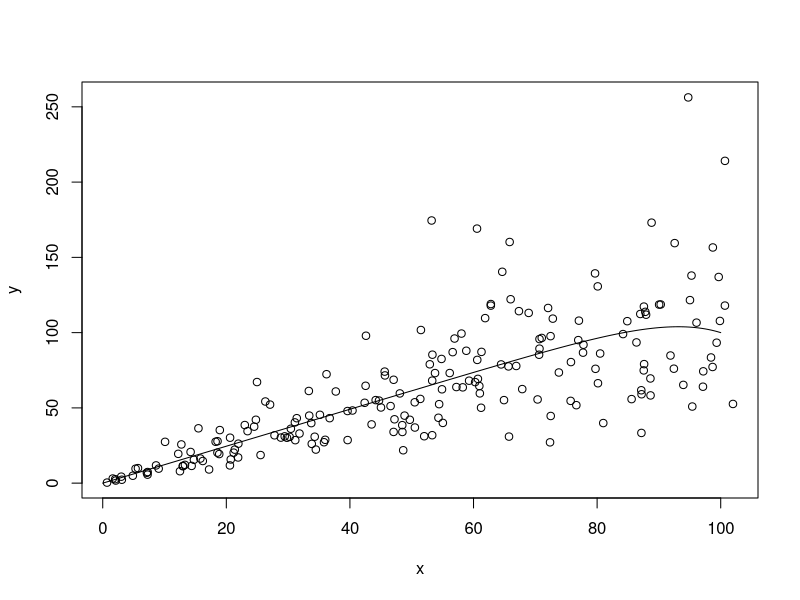
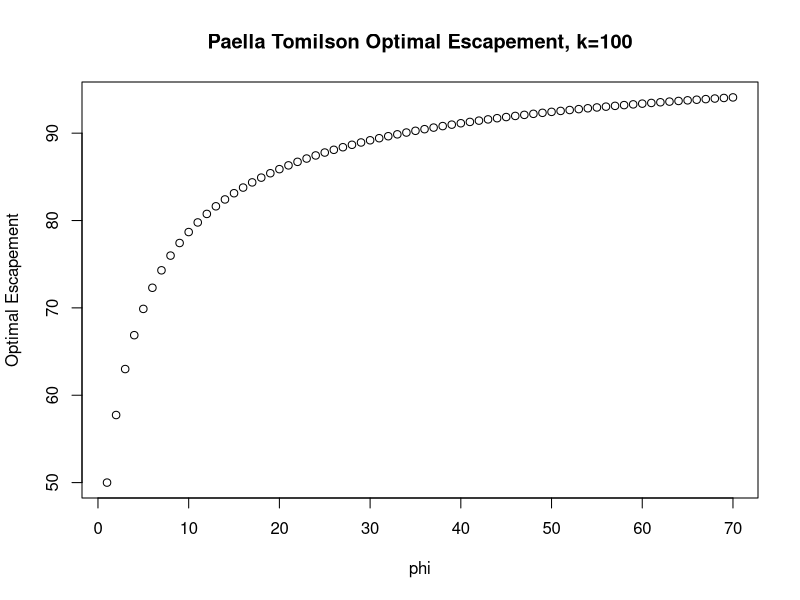
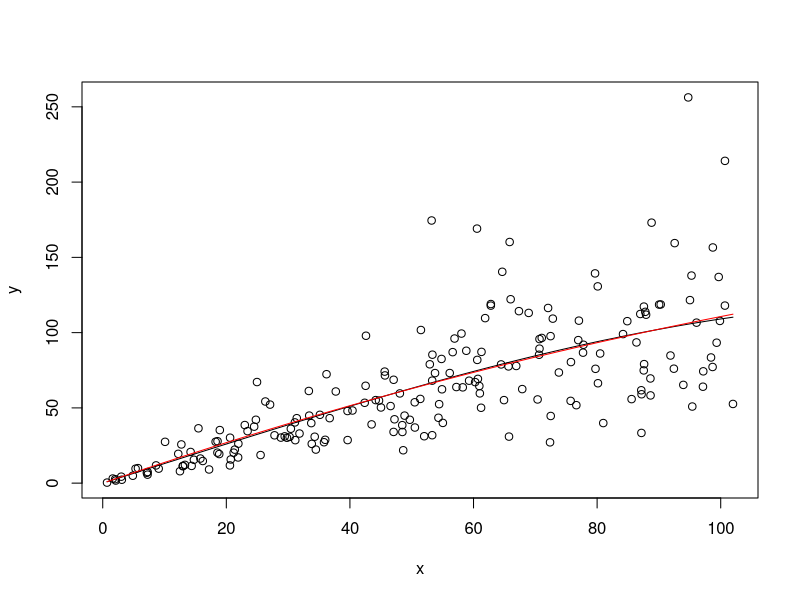

Reproduce these figures in R, in order.
## ---- chunk 1
knitr::opts_chunk$set(echo = TRUE)
## ---- chunk 2
### Pella-Tomlinson Surplus Production function 
  # (phi controls strength of weak allee effect phi=1 recovers logistic/schaeffer)
  PT = function(s, pars){
    r = pars[1]; k = pars[2]; phi = pars[3];
    y = s + r* (phi/(phi + 1)) *s*(1 - (s/k)^phi)
    return(y)
  }
## ---- chunk 3
  #parameters
    rho = 1       #discrete discount factor
    r = 0.25      #growth rate
    k = 100       #carying capacity
    sig = .4      #std of normal rv (for lognormal rvs)
    m = -.5*sig^2 #mean of normal rv such that lognomormal has mean 1
    phi = 10         #power in logistic function
    N=200
    parms = c(r,k,phi)
    
    #data (x = escapement, y = recruitment, z = random variable)
    x = runif(N,0,1.02*k)
    z = rlnorm(N,meanlog = m, sdlog = sig)
    #z = runif(N, .4,1.6) #use this for uniform data
    y = z*PT(x,parms)
    x1 = seq(0,k,length.out=N)
    y1 = PT(x1,parms)
  
  #plot data
    plot(x,y)
    lines(x1, y1)
## ---- chunk 4
  OptEscPT = k/r*(sqrt(rho*(1+r)) -1)
  OptEscL = k/(1+r)
  OptEscL = .5*k
  OptEscPTp = (1/(phi+1))^(1/phi) * k
## ---- chunk 5

##plot optimal escapement as a function of exponent in pella - T model
  phiV=seq(1,70)
  OptEscPTV = (1/(phiV+1))^(1/phiV) * k
  plot(phiV, OptEscPTV, xlab='phi', ylab='Optimal Escapement', main='Paella Tomilson Optimal Escapement, k=100')
## ---- chunk 6
  
  ssePT = function(p,x,y){
    yMod = PT(x,p)
    return( sum( (y-yMod)^2 ) )
  }

  sseL = function(p,x,y){
    yMod = PT(x,c(p,1))
    return( sum( (y-yMod)^2 ) )
  }
  
  parInit = c(r,k)
  optOutPT = optim(c(parInit,phi), fn = ssePT, x=x, y=y)
  optOutL = optim(parInit, fn = sseL, x=x, y=y)
  
  #plot fit
    plot(x,y)
    xSort = sort(x)
    lines( xSort, PT(xSort, optOutPT$par ) )
    lines( xSort, PT(xSort, c(optOutL$par,1) ), col ='red')
  

### Calculate Optimal Escapements

    
  rPT = optOutPT$par[1];
  kPT = optOutPT$par[2]; 
  phiPT = optOutPT$par[3];
  
  rL = optOutL$par[1];
  kL = optOutL$par[2]; 
  
  OptEscPT = kPT*(1/(1 + phiPT))^(1/phiPT)
  OptEscL = .5*kL
## ---- chunk 7
## calculate the sum of harvest for fitted PT model    
  xPT=rep(NA,N+1)
  xPT[1]=k    
  objPT=0    
  for(i in 1:N){
    xPT[i+1] = PT(xPT[i], c(r, k, phi))
    h = max(0, xPT[i+1] - OptEscPT)
    xPT[i+1] = xPT[i+1] - h
    objPT = objPT + h
  }    
  ObjPT = objPT + xPT[N+1] #take all fish at eNd

## calculate the sum of harvest for fitted L model   
  xL=rep(NA,N+1)
  xL[1]=k    
  objL=0    
  for(i in 1:N){
    xL[i+1] = PT(xL[i], c(r, k, 1))
    h = max(0, xL[i+1] - OptEscL)
    xL[i+1] = xL[i+1] - h
    objL = objL + h
  }  
  objL = objL + xL[N+1] #take all fish at eNd
  
## calculate the sum of harvest for perfect PT model   
  xPTp=rep(NA,N+1)
  xPTp[1]=k    
  objPTp=0    
  for(i in 1:N){
    xPTp[i+1] = PT(xPTp[i], c(r, k, phi))
    h = max(0, xPTp[i+1] - OptEscPTp)
    xPTp[i+1] = xPTp[i+1] - h
    objPTp = objPTp + h
  }  
  objPTp = objPTp + xPTp[N+1] #take all fish at eNd
  
